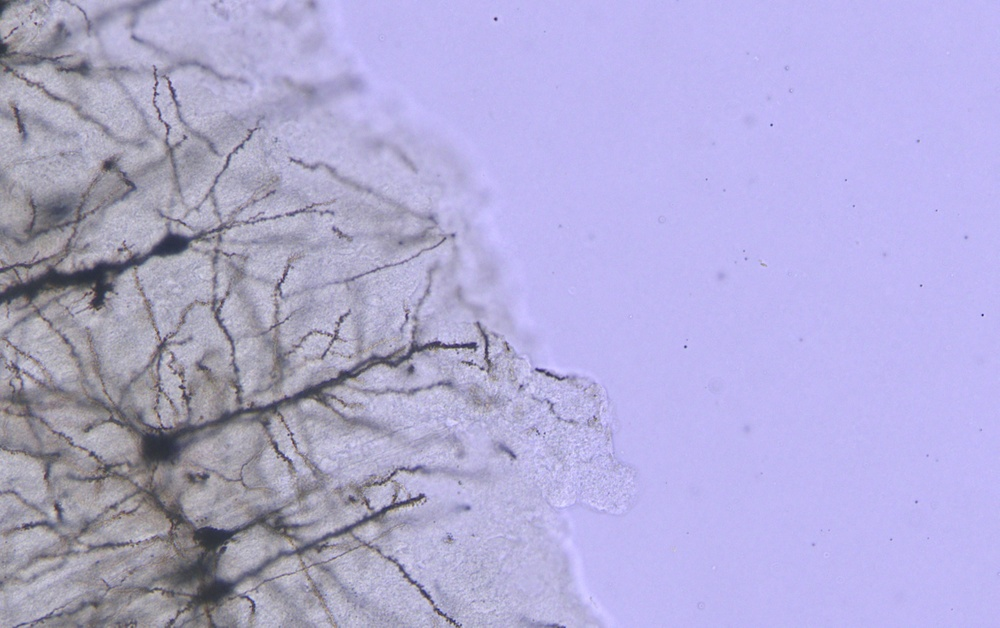
%> input picture origin/IMG004x009+27.0.jpg, 1000 x 628 px, shrunk from 1936 x 1216 before the run
$ octave to_gray.m   (GNU Octave 9; MATLAB toolbox functions it lacks are replaced by stand-ins)
%> lines starting %> are read from the running program, lines starting %| are printed output that depends on the picture; in (x1, y1, x2, y2) boxes, pixels count from 0 and x2, y2 are one past the last pixel; in counts of white or black regions, pixels touching at a corner belong together; the program's own positions count from 1
clear all;clc;
img=imread("./origin/IMG004x009+27.0.jpg")
%> img is the input picture: size 628x1000x3 uint8; mean R, G, B 176.4, 171.1, 211.8
%

subplot(2,2,1)
imshow(img)
img1=rgb2gray(img)%灰度
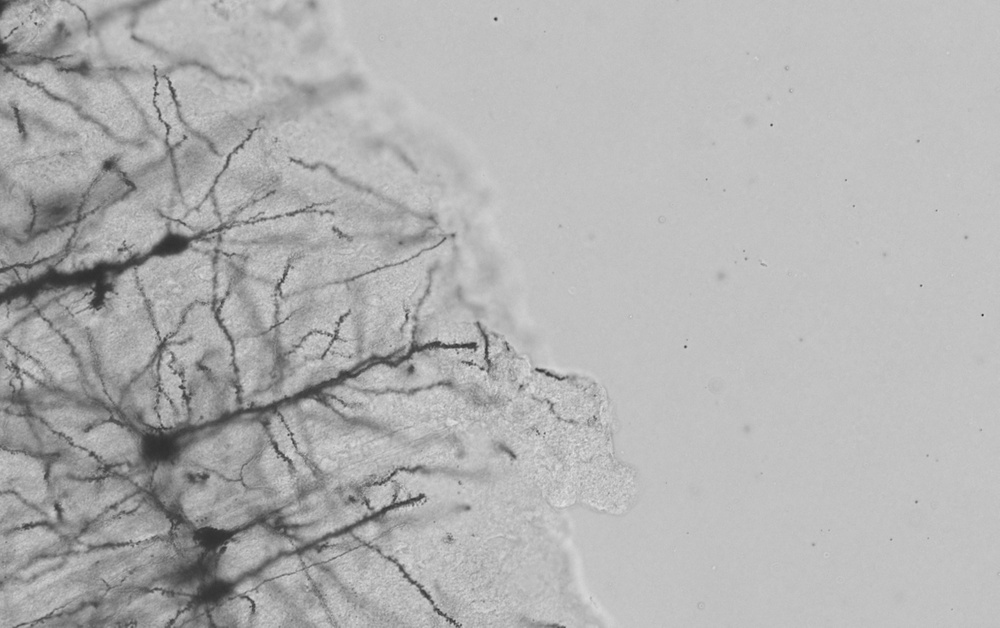
%> img1: size 628x1000 uint8; min 44, max 227, mean 177.3
subplot(2,2,2)
imshow(img1)
img2=im2bw(img1,0.5)%二值
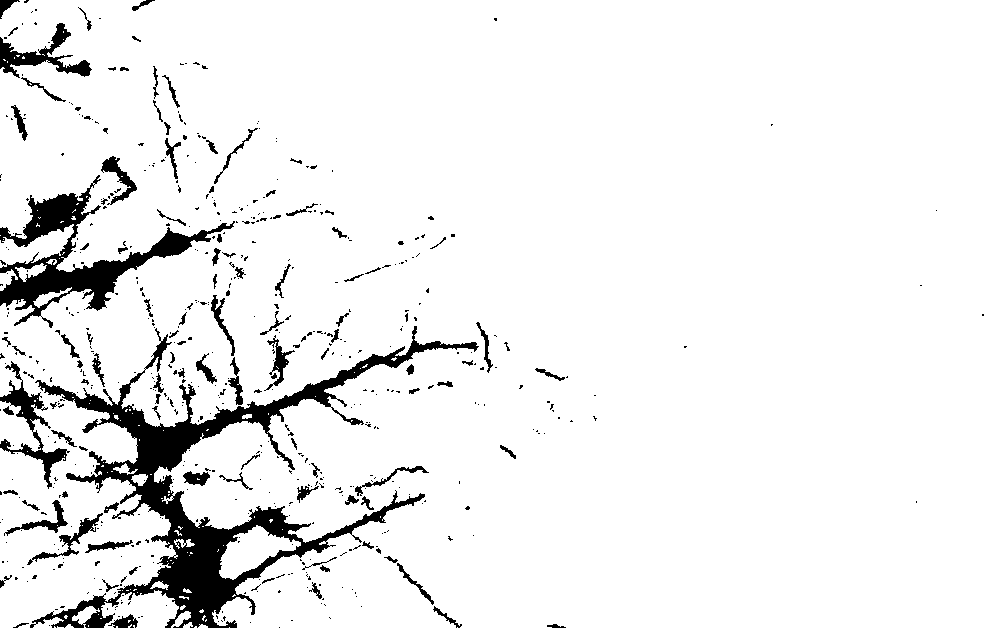
%> img2: size 628x1000 logical; 93.1% white; 584 black regions (477 under 20 px), largest, box (x1, y1, x2, y2) and area: (30, 326, 479, 628) 20933, (0, 175, 235, 328) 7711, (0, 361, 70, 489) 1745
subplot(2,2,3)
imshow(img2)

%imwrite(img2,'66666.png')
save img.mat

$ run again, with origin/IMG004x009+15.0.jpg copied over origin/IMG004x009+27.0.jpg
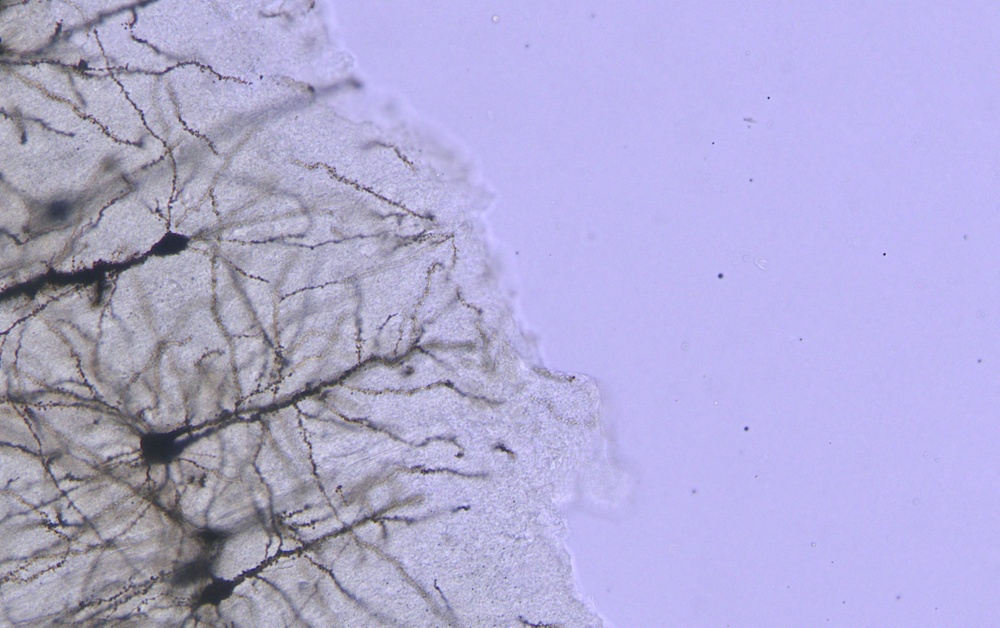
%> input picture origin/IMG004x009+15.0.jpg, 1000 x 628 px, shrunk from 1936 x 1216 before the run
%> img is the input picture: size 628x1000x3 uint8; mean R, G, B 176.1, 170.7, 211.5
%> `img1=rgb2gray(img)`:
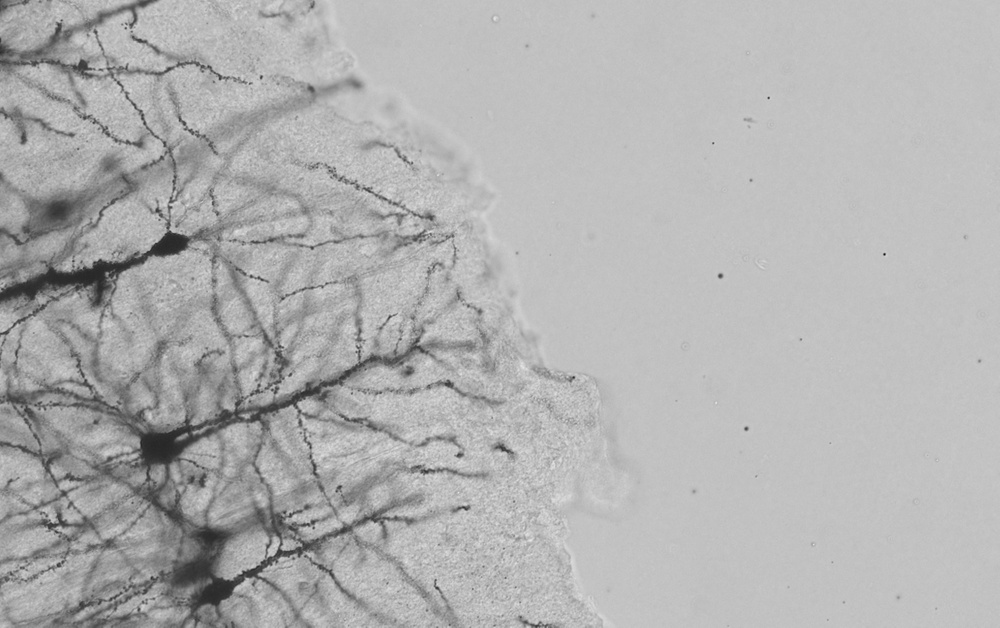
%> img1: size 628x1000 uint8; min 16, max 232, mean 176.9
%> `img2=im2bw(img1,0.5)`:
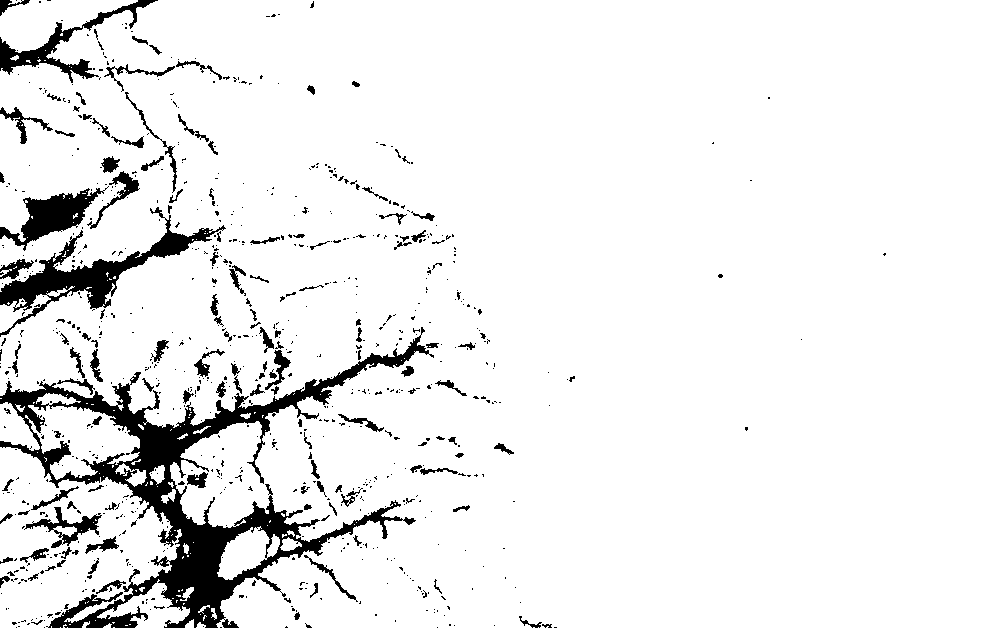
%> img2: size 628x1000 logical; 92.6% white; 832 black regions (692 under 20 px), largest, box (x1, y1, x2, y2) and area: (0, 327, 434, 628) 22631, (0, 207, 226, 337) 5180, (0, 186, 109, 251) 2459
